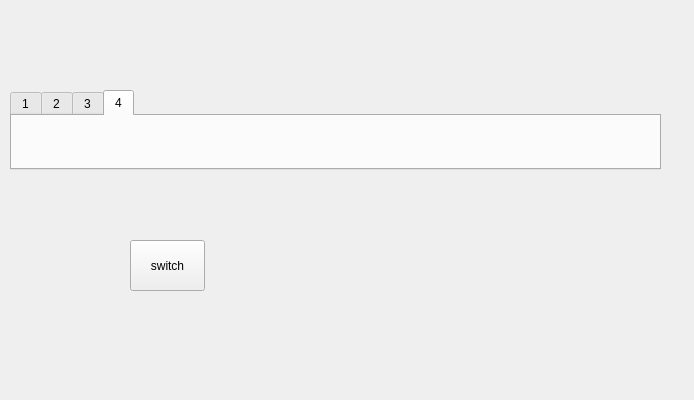
<?xml version="1.0" encoding="UTF-8"?>
<ui version="4.0">
 <class>tabwidgetClass</class>
 <widget class="QWidget" name="tabwidgetClass">
  <property name="geometry">
   <rect>
    <x>0</x>
    <y>0</y>
    <width>694</width>
    <height>400</height>
   </rect>
  </property>
  <property name="windowTitle">
   <string>tabwidget</string>
  </property>
  <widget class="QTabWidget" name="tabWidget">
   <property name="geometry">
    <rect>
     <x>10</x>
     <y>90</y>
     <width>651</width>
     <height>80</height>
    </rect>
   </property>
   <property name="currentIndex">
    <number>3</number>
   </property>
   <widget class="QWidget" name="tab1">
    <attribute name="title">
     <string>1</string>
    </attribute>
   </widget>
   <widget class="QWidget" name="tab2">
    <attribute name="title">
     <string>2</string>
    </attribute>
   </widget>
   <widget class="QWidget" name="tab3">
    <attribute name="title">
     <string>3</string>
    </attribute>
   </widget>
   <widget class="QWidget" name="tab4">
    <attribute name="title">
     <string>4</string>
    </attribute>
   </widget>
  </widget>
  <widget class="QPushButton" name="pushButton">
   <property name="geometry">
    <rect>
     <x>130</x>
     <y>240</y>
     <width>75</width>
     <height>51</height>
    </rect>
   </property>
   <property name="text">
    <string>switch</string>
   </property>
  </widget>
 </widget>
 <layoutdefault spacing="6" margin="11"/>
 <resources>
  <include location="tabwidget.qrc"/>
 </resources>
 <connections/>
</ui>
